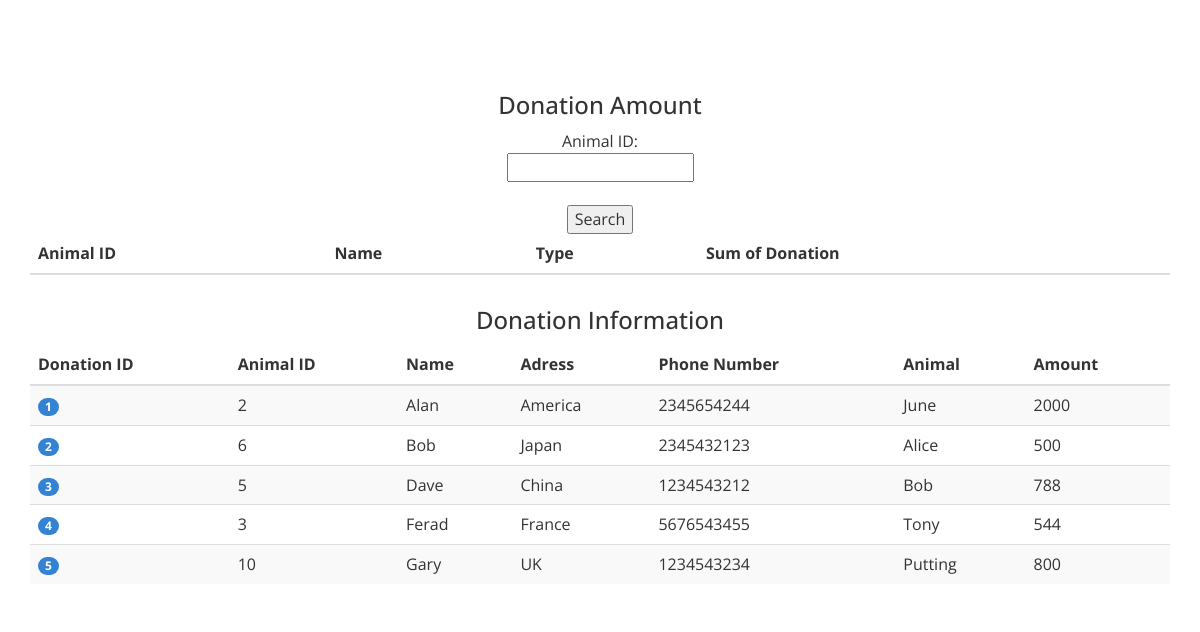
/analystviewdonor.php, run on the app's committed database.
### tables this page shows
CREATE TABLE IF NOT EXISTS `Donor` (
  `DonationID` INT NOT NULL AUTO_INCREMENT,
  `Name` VARCHAR(45) NOT NULL,
  `Address` VARCHAR(45) NOT NULL,
  `PhoneNumber` VARCHAR(45) NOT NULL,
  `AnimalID` INT NOT NULL,
  `Amount` INT NOT NULL,
  PRIMARY KEY (`DonationID`));

CREATE TABLE IF NOT EXISTS `Animal-ani` (
  `AnimalID` INT NOT NULL AUTO_INCREMENT,
  `TypeID` INT NOT NULL,
  `Status` VARCHAR(45) NOT NULL,
  `Age` VARCHAR(45) NOT NULL,
  `Name` VARCHAR(45) NOT NULL,
  PRIMARY KEY (`AnimalID`),
  INDEX `fk_Animal-ani_Standard-ani1_idx` (`TypeID` ASC),
  CONSTRAINT `fk_Animal-ani_Standard-ani1`
    FOREIGN KEY (`TypeID`)
    REFERENCES `Standard-ani` (`TypeID`)
  
  
 );

### web/analystviewdonor.php (the view, shortened to what this page needs)
<!doctype html>
<html>
<head>
    <link href="css/bootstrap.css" rel="stylesheet" type="text/css" media="all">
    <link href="css/style.css" rel="stylesheet" type="text/css"/>
</head>
<body>
<div class="typrography">
    <div class="container">
        <section id="tables">
            <div class="bs-docs-example">
                <h3 style="text-align:center">Donation Amount</h3>
                <form role="form" align="center" name="updateEmp" id="updateEmp" action="analystviewdonor.php"
                      method="post">
                    Animal ID: <br> <input type="text" name="animalID"><br>
                    <br>
                    <input type="submit" name="submit" id="login" value="Search">
                </form>
                <table class="table table-striped">
                    <thead>
                    <tr>
                        <th>Animal ID</th>
                        <th>Name</th>
                        <th>Type</th>
                        <th>Sum of Donation</th>
                    </tr>
                    </thead>
                </table>
                <h3 style="text-align:center">Donation Information</h3>
                <table class="table table-striped">
                    <thead>
                    <tr>
                        <th>Donation ID</th>
                        <th>Animal ID</th>
                        <th>Name</th>
                        <th>Adress</th>
                        <th>Phone Number</th>
                        <th>Animal</th>
                        <th>Amount</th>
                    </tr>
                    </thead>
                    <tbody>
                    <?php
                    $DB_HOST = 'localhost';
                    $DB_PORT = '3306';
                    $DB_USER = 'root';
                    $DB_PASS = '';
                    $DB_NAME = 'aqua';
                    $mysqli = new mysqli($DB_HOST, $DB_USER, $DB_PASS, $DB_NAME, $DB_PORT);
                    $sql = "select donor.DonationID, donor.AnimalID, donor.Name, donor.Address, donor.PhoneNumber, animal.name,donor.Amount
                            from donor join animal on donor.AnimalID = animal.AnimalID";
                    $result = $mysqli->query($sql);
                    while ($collarInfo = mysqli_fetch_array($result)) {
                        $donationID = $collarInfo[0];
                        $animalID = $collarInfo[1];
                        $name = $collarInfo[2];
                        $address = $collarInfo[3];
                        $phone = $collarInfo[4];
                        $animal = $collarInfo[5];
                        $amount = $collarInfo[6];
                        echo "<tr>";
                        echo "<td><span class='badge'>$donationID</span></td>";
                        echo "<td>$animalID</td>";
                        echo "<td>$name</td>";
                        echo "<td>$address</td>";
                        echo "<td>$phone</td>";
                        echo "<td>$animal</td>";
                        echo "<td>$amount</td>";
                        echo "</tr>";
                    }
                    ?>
                    </tbody>
                </table>
            </div>
        </section>
    </div>
</div>
<br>
<br>
</body>
</html>

### web/css/style.css (style rules this page uses)
html, body { font-family: 'Open Sans', sans-serif; font-size: 100%; background: #FFf; }
input[type="button"],input[type="submit"],li.parallelogram { transition:0.5s all; -webkit-transition:0.5s all; -moz-transition:0.5s all; -o-transition:0.5s all; -ms-transition:0.5s all; }
h1,h2,h3,h4,h5,h6 { margin:0; }
.typrography { padding: 5em 0; }
.grid_5 h1, h2, h3, h4, h5, h6 { padding: 12px 0; }
.badge { background-color: #3382D3; }

### data on the page
donor: DonationID "1", AnimalID "2", Name "Alan", Address "America", PhoneNumber "2345654244", AnimalID.Name "June", Amount "2000"
donor: DonationID "2", AnimalID "6", Name "Bob", Address "Japan", PhoneNumber "2345432123", AnimalID.Name "Alice", Amount "500"
donor: DonationID "3", AnimalID "5", Name "Dave", Address "China", PhoneNumber "1234543212", AnimalID.Name "Bob", Amount "788"
donor: DonationID "4", AnimalID "3", Name "Ferad", Address "France", PhoneNumber "5676543455", AnimalID.Name "Tony", Amount "544"
donor: DonationID "5", AnimalID "10", Name "Gary", Address "UK", PhoneNumber "1234543234", AnimalID.Name "Putting", Amount "800"
